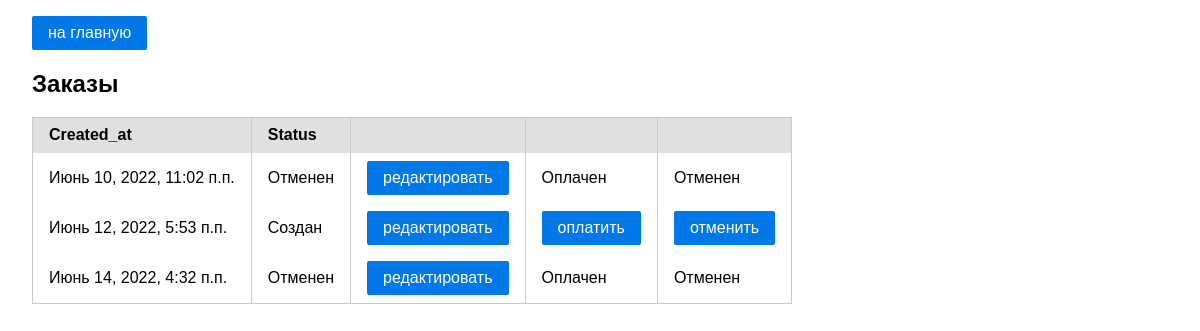
/orders/ (signed in), run on the app's committed database.
### ordersapp/models.py (models this page shows)
class Order(models.Model):
    CREATED = "CREATED"
    PAID = "PAID"
    SENT = "SENT"
    DELIVERED = "DELIVERED"
    CANCELED = "CANCELED"
    STATUS_CHOICES = [
        (CREATED, "Создан"),
        (PAID, "Оплачен"),
        (SENT, "Отправлен"),
        (DELIVERED, "Доставлен"),
        (CANCELED, "Отменен")
    ]
    user = models.ForeignKey(
        get_user_model(), on_delete=models.CASCADE, related_name="orders"
    )
    status = models.CharField(choices=STATUS_CHOICES, max_length=16, default=CREATED)
    created_at = models.DateTimeField(auto_now_add=True)
    @property
    def can_pay(self):
        return self.status == Order.CREATED
    @property
    def can_cancel(self):
        return self.status in [Order.CREATED, Order.PAID, Order.SENT]

### ordersapp/views.py (the view)
# urls.py: path("", ordersapp.OrderListView.as_view(), name="list"),
class OrderListView(LoginRequiredMixin, TitleMixin, ListView):
    template_name = "ordersapp/order_list.html"
    model = Order
    title = "Заказы"
    def get_queryset(self):
        return Order.objects.order_by('created_at')

### basketapp/context_processors.py (called while the page is built)
def basket(request):
    return {
        'basket': getattr(request.user, 'basket', None)
    }

### mainapp/context_processors.py (called while the page is built)
def menu_links(request):
    return {
        "menu": {
            'index': 'Главная',
            'products': 'Товары',
            'contact': 'Контакты',
        }
    }

### utils/mixins.py (called while the page is built)
    @method_decorator(login_required)
    def dispatch(self, request, *args, **kwargs):
        return super().dispatch(request, *args, **kwargs)

    def get_context_data(self, **kwargs):
        context = super().get_context_data(**kwargs)
        context["title"] = self.title
        return context

### ordersapp/templates/ordersapp/order_list.html
{% extends 'ordersapp/base.html' %}
{% load static %}
{% block content %}
{% if not object_list %}
<h4>У вас нет активных заказов</h4>
{% else %}
<table class="pure-table">
    <thead>
    <tr>
        <th>Created_at</th>
        <th>Status</th>
        <th></th>
        <th></th>
        <th></th>
    </tr>
    </thead>
    <tbody>
    {% for object in object_list %}
    <tr>
        <td><span>{{ object.created_at }}</span></span></td>
        <td><span>{{ object.get_status_display }}</span></td>
        <td>
            <a href="{% url 'orders:update' object.pk %}"
               class="pure-button pure-button-primary button-radius">
                редактировать
            </a>
        </td>
        <td>
            {% if object.can_pay %}
                <a href="{% url 'orders:pay' object.pk %}"
                   class="pure-button pure-button-primary button-radius">
                    оплатить
                </a>
            {% else %}
                <span>Оплачен</span>
            {% endif %}
        </td>
        <td>
            {% if object.can_cancel %}
                <a href="{% url 'orders:cancel' object.pk %}"
                   class="pure-button pure-button-primary button-radius">
                    отменить
                </a>
            {% else %}
                <span>Отменен</span>
            {% endif %}
        </td>
    </tr>
    {% endfor %}
    </tbody>
</table>
{% endif %}
{% endblock %}

### static/css/pure-min.css (style rules this page uses)
html { line-height:1.15;-webkit-text-size-adjust:100% }
body { margin:0 }
a { background-color:transparent }
html { font-family:sans-serif }
.pure-button { display:inline-block;line-height:normal;white-space:nowrap;vertical-align:middle;text-align:center;cursor:pointer;-webkit-user-drag:none;-webkit-user-select:none;-moz-user-select:none;-ms-user-select:none;user-select:none;-webkit-box-sizing:border-box;box-sizing:border-box }
.pure-button { font-family:inherit;font-size:100%;padding:.5em 1em;color:rgba(0,0,0,.8);border:none transparent;background-color:#e6e6e6;text-decoration:none;border-radius:2px }
.pure-button-primary,.pure-button-selected,a.pure-button-primary,a.pure-button-selected { background-color:#0078e7;color:#fff }
.pure-table { border-collapse:collapse;border-spacing:0;empty-cells:show;border:1px solid #cbcbcb }
.pure-table td,.pure-table th { border-left:1px solid #cbcbcb;border-width:0 0 0 1px;font-size:inherit;margin:0;overflow:visible;padding:.5em 1em }
.pure-table thead { background-color:#e0e0e0;color:#000;text-align:left;vertical-align:bottom }
.pure-table td { background-color:transparent }

### data on the page
Order: created_at "Июнь 10, 2022, 11:02 п.п.", status "Отменен", shows "Оплачен"
Order: created_at "Июнь 12, 2022, 5:53 п.п.", status "Создан", shows "оплатить", shows "отменить"
Order: created_at "Июнь 14, 2022, 4:32 п.п.", status "Отменен", shows "Оплачен"

### other printed values
{{ title }} "Заказы"
